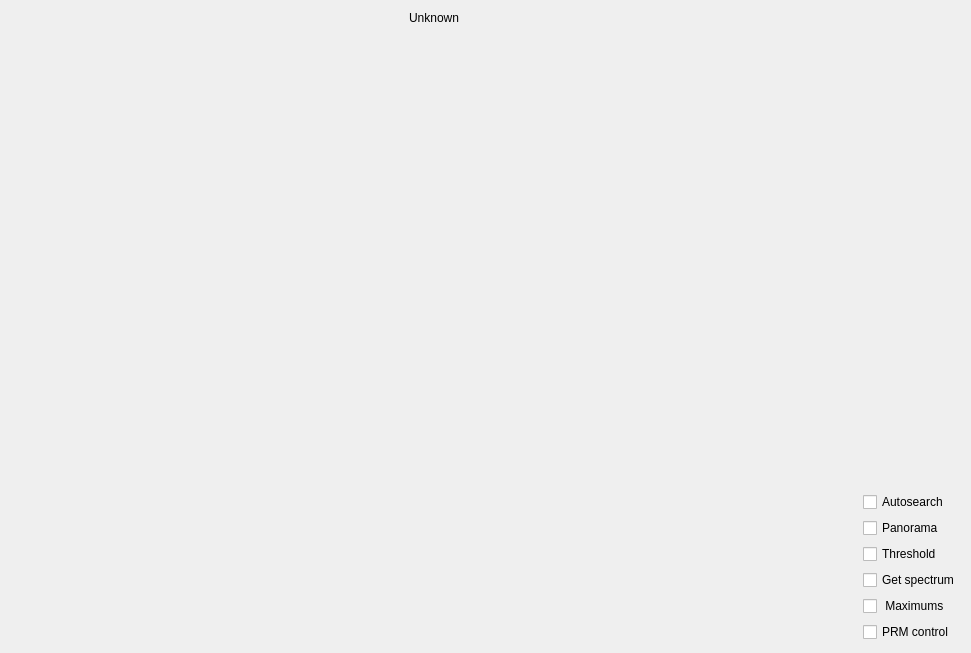
<?xml version="1.0" encoding="UTF-8"?>
<ui version="4.0">
 <class>SpectrumWidget</class>
 <widget class="QWidget" name="SpectrumWidget">
  <property name="geometry">
   <rect>
    <x>0</x>
    <y>0</y>
    <width>971</width>
    <height>653</height>
   </rect>
  </property>
  <property name="windowTitle">
   <string>Form</string>
  </property>
  <layout class="QGridLayout" name="gridLayout">
   <item row="1" column="0">
    <widget class="Q_MG_SpectrumInterface" name="graphicsWidget" native="true">
     <property name="sizePolicy">
      <sizepolicy hsizetype="Expanding" vsizetype="Expanding">
       <horstretch>0</horstretch>
       <verstretch>0</verstretch>
      </sizepolicy>
     </property>
    </widget>
   </item>
   <item row="1" column="1">
    <layout class="QVBoxLayout" name="verticalLayout">
     <item>
      <spacer name="verticalSpacer">
       <property name="orientation">
        <enum>Qt::Vertical</enum>
       </property>
       <property name="sizeHint" stdset="0">
        <size>
         <width>20</width>
         <height>40</height>
        </size>
       </property>
      </spacer>
     </item>
     <item>
      <widget class="QCheckBox" name="autosearchCB">
       <property name="text">
        <string>Autosearch</string>
       </property>
      </widget>
     </item>
     <item>
      <widget class="QCheckBox" name="panoramaCB">
       <property name="text">
        <string>Panorama</string>
       </property>
      </widget>
     </item>
     <item>
      <widget class="QCheckBox" name="thresholdCB">
       <property name="text">
        <string>Threshold</string>
       </property>
      </widget>
     </item>
     <item>
      <widget class="QCheckBox" name="getSpectrumCB">
       <property name="text">
        <string>Get spectrum</string>
       </property>
      </widget>
     </item>
     <item>
      <widget class="QCheckBox" name="maximumsCB">
       <property name="text">
        <string> Maximums</string>
       </property>
      </widget>
     </item>
     <item>
      <widget class="QCheckBox" name="prmControlCB">
       <property name="text">
        <string>PRM control</string>
       </property>
      </widget>
     </item>
    </layout>
   </item>
   <item row="0" column="0">
    <widget class="QLabel" name="spectrumNameLB">
     <property name="text">
      <string>Unknown</string>
     </property>
     <property name="alignment">
      <set>Qt::AlignCenter</set>
     </property>
    </widget>
   </item>
  </layout>
 </widget>
 <customwidgets>
  <customwidget>
   <class>Q_MG_SpectrumInterface</class>
   <extends>QWidget</extends>
   <header>modules/gui/multi_graphics_spectrum_interface/mg_spectrum_interface.h</header>
   <container>1</container>
  </customwidget>
 </customwidgets>
 <resources/>
 <connections/>
</ui>
